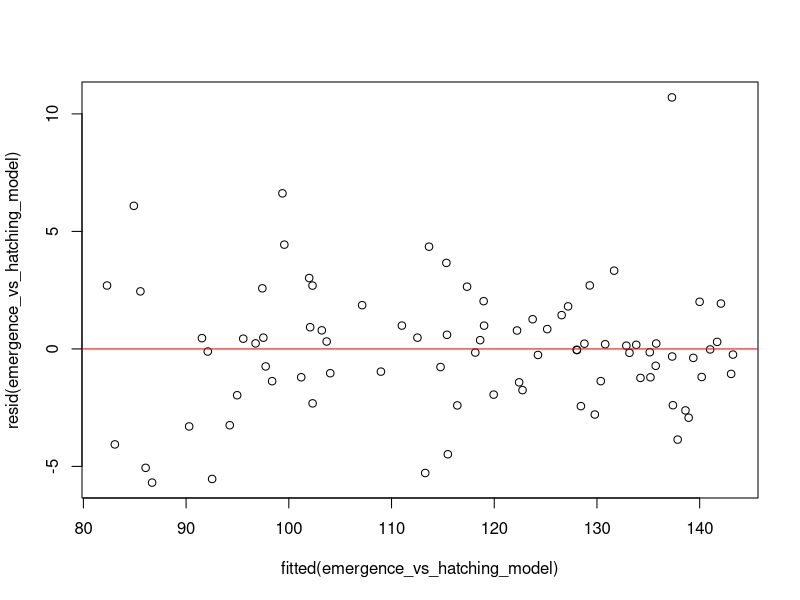
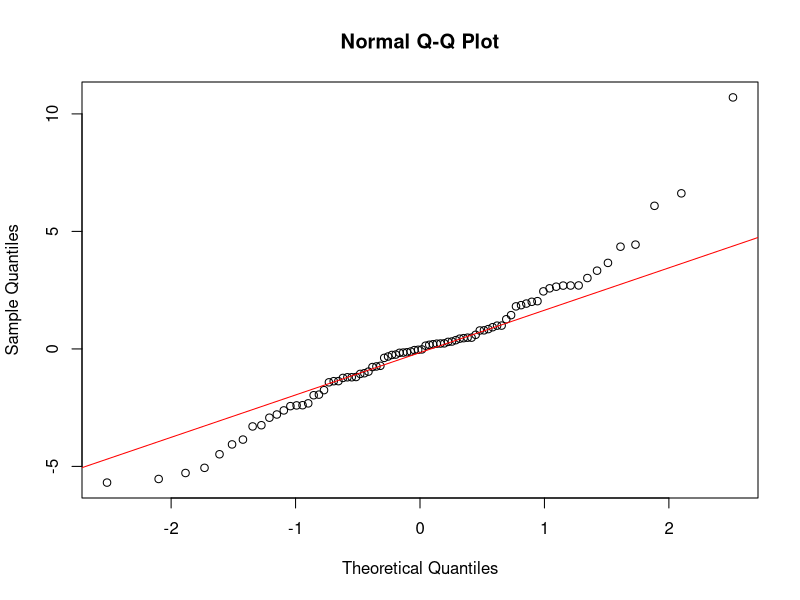
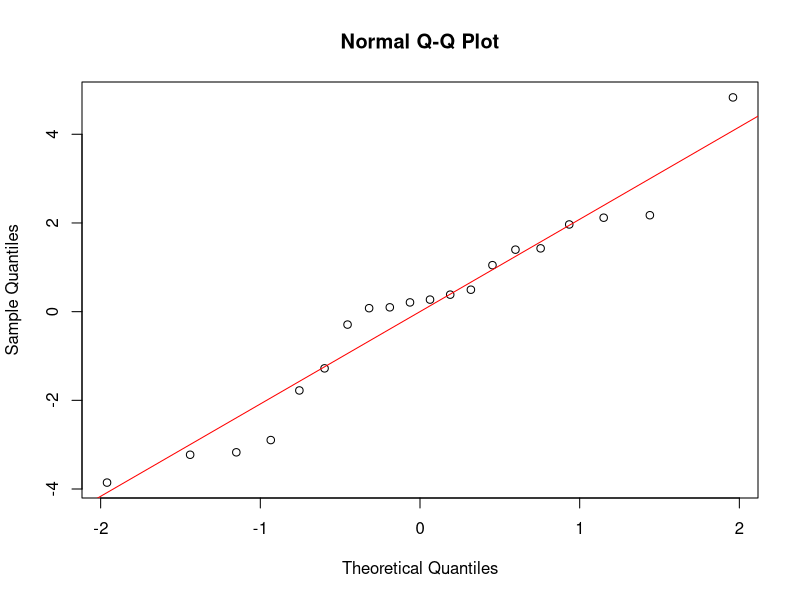
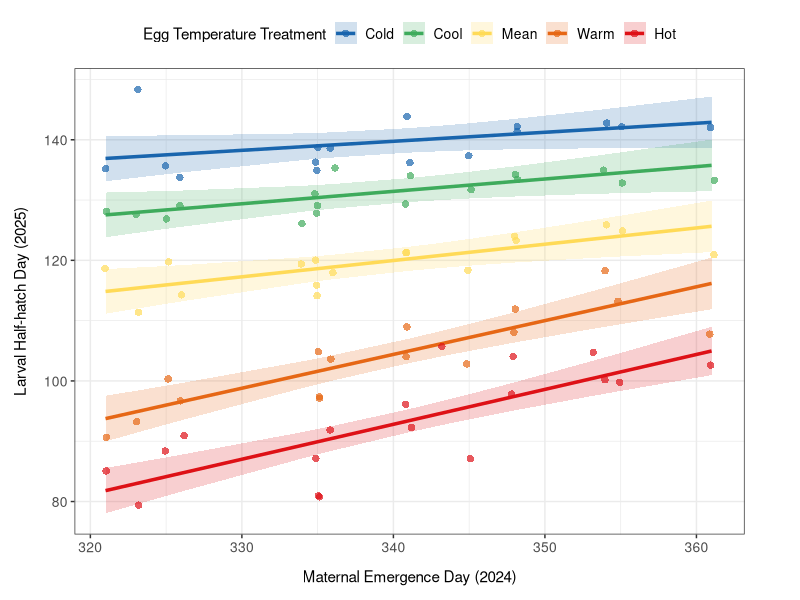
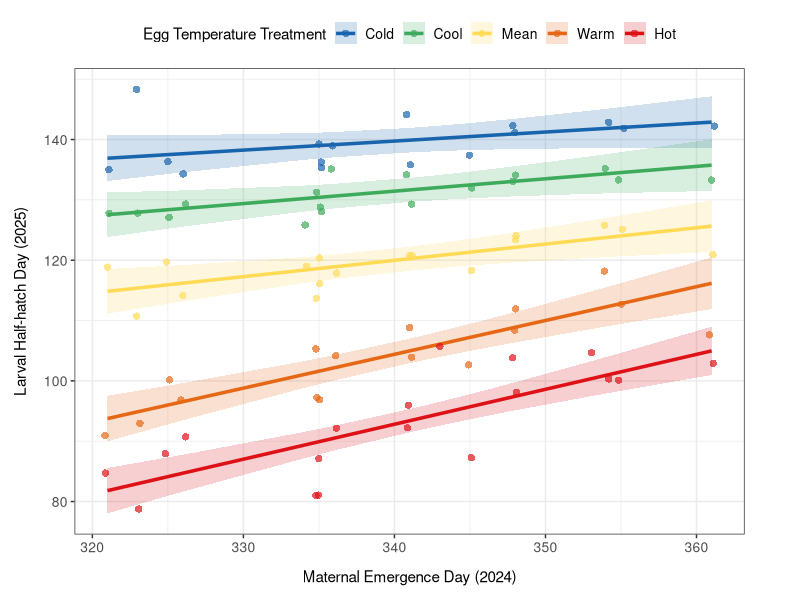

These charts were generated, in order, by the following R code: (Note: this script raises an error after producing the figures.)
#### DESCRIPTION ####

# This script analyses the data on carryover effects between winter moth 
# pupation and larval hatching

#### SET UP ####

# packages
library(here)
library(tidyverse)
library(lmerTest)
library(ggeffects)

# data
egg_subcltuches <- read.csv(here("data_files", "egg_subcltuches_with_egg_dev_time.csv"))

# convert emergence date to day (since year began)
egg_subcltuches$emergence_day <- yday(egg_subcltuches$emergence_date)

# remove the control 
egg_subcltuches_minus_control <- egg_subcltuches %>%
  filter(egg_temperature_treatment != "ambient")


# reorder the temperature treatments to make the mean the reference for modelling 
egg_subcltuches_minus_control$maternal_temperature_treatment <- factor(egg_subcltuches_minus_control$maternal_temperature_treatment, 
                                                                levels = c("mean", "cold", "cool", "warm", "hot", "ambient"))
egg_subcltuches_minus_control$egg_temperature_treatment <- factor(egg_subcltuches_minus_control$egg_temperature_treatment, 
                                                           levels = c("mean", "cold", "cool", "warm", "hot"))

# set up a common colour palette for plots
temperature_treatment_colours <- c("cold" = "#1965AE",
                                   "cool" = "#3FAB5C",
                                   "mean" = "#FFDB58",
                                   "warm" = "#E66815", 
                                   "hot" = "#DE1117", 
                                   "ambient" = "#777777") 

#### (1) Effect of maternal emergence date on larval half-hatch date ####
#### across egg temperature treatments ####

#### MODEL ####

# model the effect of emergence date on half-hatch date controlling for egg
# temperature treatment
emergence_vs_hatching_model <- lmer(half_hatch_day ~ emergence_day*egg_temperature_treatment +
                                      (1 | female_id), data = egg_subcltuches_minus_control)

#look at the output
summary(emergence_vs_hatching_model)

#### CHECK FIT ####

# compare the full model to a reduced model without interaction 

full_model <- lm(half_hatch_day ~ emergence_day*egg_temperature_treatment, data = egg_subcltuches_minus_control)
reduced_model <- lm(half_hatch_day ~ emergence_day + egg_temperature_treatment, data = egg_subcltuches_minus_control)

anova(full_model, reduced_model, test = "Chisq")

# compare the full model to a null model 

full_model <- lm(half_hatch_day ~ emergence_day*egg_temperature_treatment, data = egg_subcltuches_minus_control)
null_model <- lm(half_hatch_day ~ 1, data = egg_subcltuches_minus_control)

anova(full_model, null_model, test = "Chisq")

#### CHECK ASSUMPTIONS ####

# check the assumption of equal variance by plotting the residuals vs fitted values 

plot(fitted(emergence_vs_hatching_model), resid(emergence_vs_hatching_model)) 
abline(h = 0, col = "red")

# Check the normality of the residuals 

qqnorm(resid(emergence_vs_hatching_model)) 
qqline(resid(emergence_vs_hatching_model), col = "red")

# check the normality of the random effects
emergence_vs_hatching_re <- ranef(emergence_vs_hatching_model)$female_id[[1]]
qqnorm(emergence_vs_hatching_re)
qqline(emergence_vs_hatching_re, col = "red")

#### PLOT ####

# calculate model prediction and save to data frame 
emergence_vs_hatching_prediction <- as.data.frame(predict_response(emergence_vs_hatching_model, 
                                                                   terms = c("emergence_day", "egg_temperature_treatment")))
# change the order of the temperature treatments
emergence_vs_hatching_prediction$group <- factor(emergence_vs_hatching_prediction$group, 
                                                 levels = c("cold", "cool", "mean", "warm", "hot"))

# plot the model prediction with confidence intervals and data points 
emergence_vs_hatching <- ggplot() +
  geom_line(data = emergence_vs_hatching_prediction, 
            aes(x = x, 
                y = predicted, 
                colour = group), 
            linewidth = 1.2) +
  geom_ribbon(data = emergence_vs_hatching_prediction, 
              aes(x = x, 
                  ymin = conf.low, 
                  ymax = conf.high, 
                  fill = group), 
              alpha = 0.2) +
  geom_jitter(data = egg_subcltuches_minus_control,
              aes(x = emergence_day, 
                  y = half_hatch_day, 
                  colour = egg_temperature_treatment), 
              width = 0.2, 
              alpha = 0.7, 
              size = 2.5, 
              stroke = 0) +
  labs(x = "Maternal Emergence Day (2024)",
       y = "Larval Half-hatch Day (2025)", 
       color = "Egg Temperature Treatment",
       fill = "Egg Temperature Treatment") +
  scale_colour_manual(values = temperature_treatment_colours, 
                      labels = c("Cold", "Cool", "Mean", "Warm", "Hot")) + 
  scale_fill_manual(values = temperature_treatment_colours, 
                    labels = c("Cold", "Cool", "Mean", "Warm", "Hot")) +
  theme_bw() +
  theme(axis.title = element_text(size = 11),
        axis.text = element_text(size = 10),
        axis.title.x = element_text(margin = margin(t = 10)), 
        axis.title.y = element_text(margin = margin(r = 10)),
        legend.title = element_text(size = 11),
        legend.text = element_text(size = 10),
        legend.position = "top",
        legend.justification = "center",
        plot.margin = margin(t = 10, r = 40, b = 10, l = 10))

emergence_vs_hatching

ggsave(here("figures", "emergence_vs_hatching.png"), 
            plot = emergence_vs_hatching, width = 6, height = 4, dpi = 300)

#### (2) Effect of maternal emergence date on egg development time ####
#### across egg temperature treatments ####

#### MODEL ####

# model the effect of emergence date on egg development controlling for egg
# temperature treatment 
emergence_vs_egg_dev_model <- lmer(egg_development_time ~ emergence_day*egg_temperature_treatment + 
                                     (1 | female_id), data = exp2_dev_minus_control)

# look at the output
summary(emergence_vs_egg_dev_model)

#### CHECK FIT ####

# compare full model to a reduced model without interaction 
full_model <- lm(egg_development_time ~ emergence_day*egg_temperature_treatment, data = exp2_dev_minus_control)
reduced_model <- lm(egg_development_time ~ emergence_day + egg_temperature_treatment, data = exp2_dev_minus_control)

anova(full_model, reduced_model, test = "Chisq")

# compare full model to a null model 
full_model <- lm(egg_development_time ~ emergence_day*egg_temperature_treatment, data = exp2_dev_minus_control)
null_model <- lm(egg_development_time ~ 1, data = exp2_dev_minus_control)

anova(full_model, null_model, test = "Chisq")

#### CHECK ASSUMPTIONS ####

# check the assumption of equal variance by plotting the residuals vs fitted values 
plot(fitted(emergence_vs_egg_dev_model), resid(emergence_vs_egg_dev_model)) 
abline(h = 0, col = "red")

#check the normality of the residuals 
qqnorm(resid(emergence_vs_egg_dev_model)) 
qqline(resid(emergence_vs_egg_dev_model), col = "red")

# check the normality of the random effects
emergence_vs_egg_dev_re <- ranef(emergence_vs_egg_dev_model)$female_id[[1]]
qqnorm(emergence_vs_egg_dev_re)
qqline(emergence_vs_egg_dev_re, col = "red")

#### PLOT ####

# calculate model prediction and save to data frame
emergence_vs_egg_dev_prediction <- as.data.frame(predict_response(emergence_vs_egg_dev_model, 
                                                                  terms = c("emergence_day", "egg_temperature_treatment")))

# change the order of the temperature treatments
emergence_vs_egg_dev_prediction$group <- factor(emergence_vs_egg_dev_prediction$group, 
                                                levels = c("cold", "cool", "mean", "warm", "hot"))

# plot the model prediction with confidence intervals and data points
emergence_vs_egg_dev <- ggplot() +
  geom_line(data = emergence_vs_egg_dev_prediction, 
            aes(x = x, 
                y = predicted, 
                colour = group), 
            linewidth = 1.2) +
  geom_ribbon(data = emergence_vs_egg_dev_prediction, 
              aes(x = x, 
                  ymin = conf.low, 
                  ymax = conf.high, 
                  fill = group), 
              alpha = 0.2) +
  geom_jitter(data = exp2_dev_minus_control,
              aes(x = emergence_day, 
                  y = egg_development_time, 
                  colour = egg_temperature_treatment),
              width = 0.2, 
              alpha = 0.7, 
              size = 2.5, 
              stroke = 0) +
  labs(x = "Maternal Emergence Day (2024)",
       y = "Egg Development Time (days)", 
       color = "Egg Temperature Treatment",
       fill = "Egg Temperature Treatment") +
  scale_colour_manual(values = temperature_treatment_colours, 
                      labels = c("Cold", "Cool", "Mean", "Warm", "Hot")) + 
  scale_fill_manual(values = temperature_treatment_colours, 
                    labels = c("Cold", "Cool", "Mean", "Warm", "Hot")) +
  theme_bw() +
  theme(axis.title = element_text(size = 11),
        axis.text = element_text(size = 10),
        axis.title.x = element_text(margin = margin(t = 10)), 
        axis.title.y = element_text(margin = margin(r = 10)),
        legend.title = element_text(size = 11),
        legend.text = element_text(size = 10),
        legend.position = "top",
        legend.justification = "center",
        plot.margin = margin(t = 10, r = 40, b = 10, l = 10))

# look at the output
emergence_vs_egg_dev

# save as a png in the figures folder
ggsave(here("figures", "emergence_vs_egg_dev.png"), 
       plot = emergence_vs_egg_dev, width = 6, height = 4, dpi = 300)
